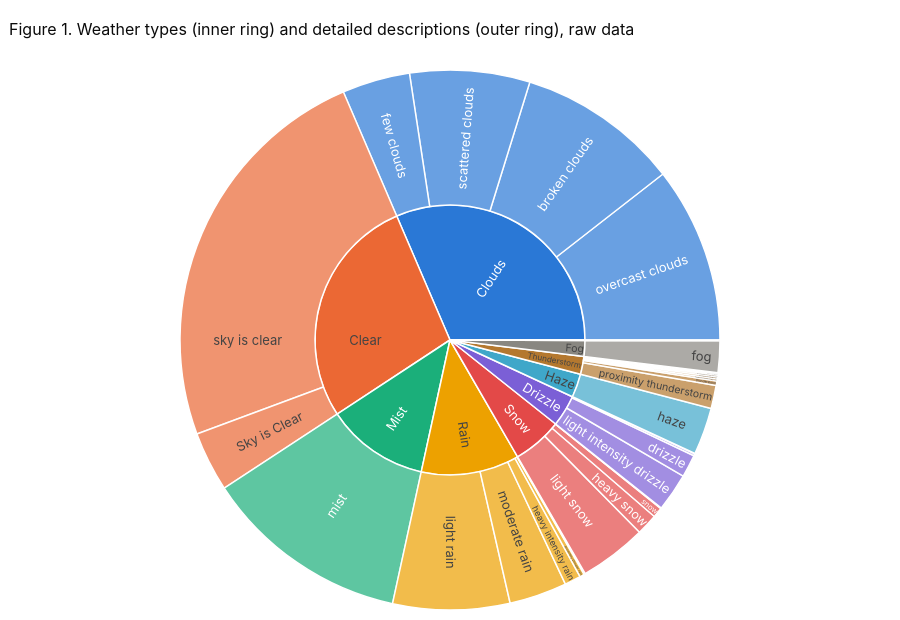

Notebook code cell kept with this figure:
### Code cell
wd = raw.groupby(["weather_main", "weather_description"]).size().rename("n").reset_index()
wm = wd.groupby("weather_main")["n"].sum().sort_values(ascending=False)
palette = [BLUE, ORANGE, AQUA, YELLOW, RED, "#7b5fd6", "#3fa7c9", "#b4782f", MUTED, "#d65f9e", "#5e8f3a"]
color_of = dict(zip(wm.index, palette))

fig = go.Figure(go.Sunburst(
    ids=list(wm.index) + [f"{m}/{d}" for m, d in zip(wd["weather_main"], wd["weather_description"])],
    labels=list(wm.index) + list(wd["weather_description"]),
    parents=[""] * len(wm) + list(wd["weather_main"]),
    values=list(wm.values) + list(wd["n"]),
    branchvalues="total",
    marker=dict(colors=[color_of[m] for m in wm.index] + [color_of[m] for m in wd["weather_main"]],
                line=dict(color="#ffffff", width=1.5)),
    insidetextorientation="radial",
    hovertemplate="%{label}: %{value:,} rows (%{percentRoot:.1%})<extra></extra>",
))
fig.update_layout(title="Figure 1. Weather types (inner ring) and detailed descriptions (outer ring), raw data",
                  height=620, margin=dict(t=70, l=10, r=10, b=10))
fig.show()

### Figure 1 — Plotly figure (JSON) as saved in the notebook; plotly's stock layout.template omitted (floating-point values rounded to 4 significant figures)
{"data": [{"branchvalues": "total", "hovertemplate": "%{label}: %{value:,} rows (%{percentRoot:.1%})<extra></extra>", "ids": ["Clouds", "Clear", "Mist", "Rain", "Snow", "Drizzle", "Haze", "Thunderstorm", "Fog", "Smoke", "Squall", "Clear/Sky is Clear", "Clear/sky is clear", "Clouds/broken clouds", "Clouds/few clouds", "Clouds/overcast clouds", "Clouds/scattered clouds", "Drizzle/drizzle", "Drizzle/heavy intensity drizzle", "Drizzle/light intensity drizzle", "Drizzle/shower drizzle", "Fog/fog", "Haze/haze", "Mist/mist", "Rain/freezing rain", "Rain/heavy intensity rain", "Rain/light intensity shower rain", "Rain/light rain", "Rain/moderate rain", "Rain/proximity shower rain", "Rain/very heavy rain", "Smoke/smoke", "Snow/heavy snow", "Snow/light rain and snow", "Snow/light shower snow", "Snow/light snow", "Snow/shower snow", "Snow/sleet", "Snow/snow", "Squall/SQUALLS", "Thunderstorm/proximity thunderstorm", "Thunderstorm/proximity thunderstorm with drizzle", "Thunderstorm/proximity thunderstorm with rain", "Thunderstorm/thunderstorm", "Thunderstorm/thunderstorm with drizzle", "Thunderstorm/thunderstorm with heavy rain", "Thunderstorm/thunderstorm with light drizzle", "Thunderstorm/thunderstorm with light rain", "Thunderstorm/thunderstorm with rain"], "insidetextorientation": "radial", "labels": ["Clouds", "Clear", "Mist", "Rain", "Snow", "Drizzle", "Haze", "Thunderstorm", "Fog", "Smoke", "Squall", "Sky is Clear", "sky is clear", "broken clouds", "few clouds", "overcast clouds", "scattered clouds", "drizzle", "heavy intensity drizzle", "light intensity drizzle", "shower drizzle", "fog", "haze", "mist", "freezing rain", "heavy intensity rain", "light intensity shower rain", "light rain", "moderate rain", "proximity shower rain", "very heavy rain", "smoke", "heavy snow", "light rain and snow", "light shower snow", "light snow", "shower snow", "sleet", "snow", "SQUALLS", "proximity thunderstorm", "proximity thunderstorm with drizzle", "proximity thunderstorm with rain", "thunderstorm", "thunderstorm with drizzle", "thunderstorm with heavy rain", "thunderstorm with light drizzle", "thunderstorm with light rain", "thunderstorm with rain"], "marker": {"colors": ["#2a78d6", "#eb6834", "#1baf7a", "#eda100", "#e34948", "#7b5fd6", "#3fa7c9", "#b4782f", "#898781", "#d65f9e", "#5e8f3a", "#eb6834", "#eb6834", "#2a78d6", "#2a78d6", "#2a78d6", "#2a78d6", "#7b5fd6", "#7b5fd6", "#7b5fd6", "#7b5fd6", "#898781", "#3fa7c9", "#1baf7a", "#eda100", "#eda100", "#eda100", "#eda100", "#eda100", "#eda100", "#eda100", "#d65f9e", "#e34948", "#e34948", "#e34948", "#e34948", "#e34948", "#e34948", "#e34948", "#5e8f3a", "#b4782f", "#b4782f", "#b4782f", "#b4782f", "#b4782f", "#b4782f", "#b4782f", "#b4782f", "#b4782f"], "line": {"color": "#ffffff", "width": 1.5}}, "parents": ["", "", "", "", "", "", "", "", "", "", "", "Clear", "Clear", "Clouds", "Clouds", "Clouds", "Clouds", "Drizzle", "Drizzle", "Drizzle", "Drizzle", "Fog", "Haze", "Mist", "Rain", "Rain", "Rain", "Rain", "Rain", "Rain", "Rain", "Smoke", "Snow", "Snow", "Snow", "Snow", "Snow", "Snow", "Snow", "Squall", "Thunderstorm", "Thunderstorm", "Thunderstorm", "Thunderstorm", "Thunderstorm", "Thunderstorm", "Thunderstorm", "Thunderstorm", "Thunderstorm"], "type": "sunburst", "values": [15164, 13391, 5950, 5672, 2876, 1821, 1360, 1034, 912, 20, 4, 1726, 11665, 4666, 1956, 5081, 3461, 651, 64, 1100, 6, 912, 1360, 5950, 2, 467, 13, 3372, 1664, 136, 18, 20, 616, 6, 11, 1946, 1, 3, 293, 4, 673, 13, 52, 125, 2, 63, 15, 54, 37]}], "layout": {"height": 620, "margin": {"b": 10, "l": 10, "r": 10, "t": 70}, "title": {"text": "Figure 1. Weather types (inner ring) and detailed descriptions (outer ring), raw data"}}}
